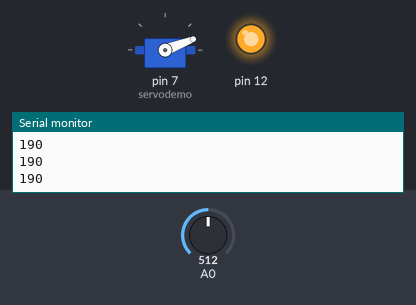
The sketch below on a simulated Arduino Uno, built with avr-gcc and run on an emulated ATmega328P. On the bench: servo, output pins drawn as LEDs (lit = HIGH), the last lines printed to the serial monitor. The test bench sets the inputs (shaded band); at power-on: A0 = 512.

Above: at 1.2 s.
1.3 s: A0 set to 716
At 2.7 s:
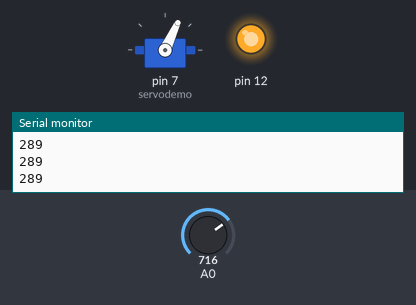
3.0 s: A0 set to 900
At 4.2 s:
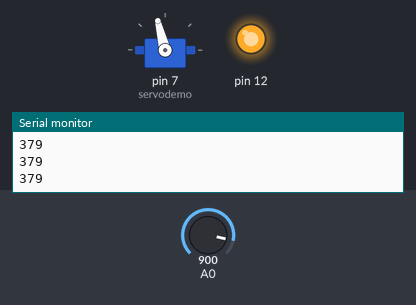
4.6 s: A0 set to 1023
At 5.6 s:
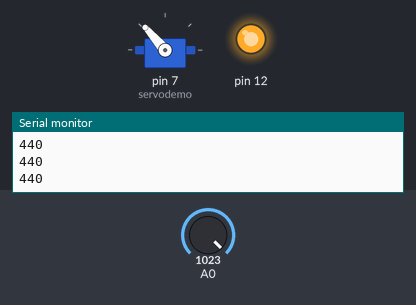
6.2 s: A0 set to 306
At 6.9 s:
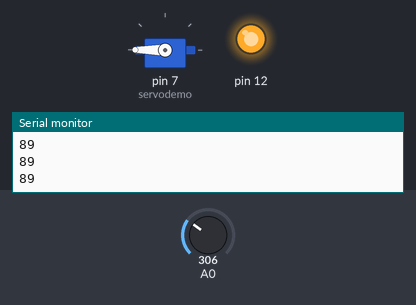
7.8 s: A0 set to 122
At 8.3 s:
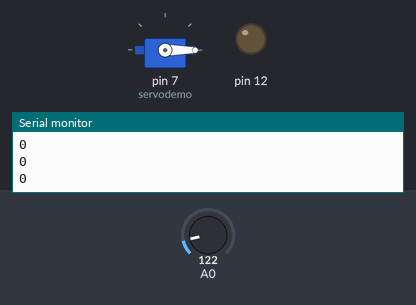
9.4 s: A0 set to 511
At 10.8 s:
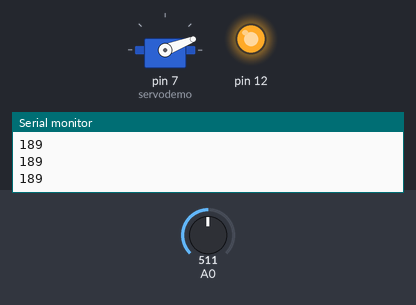
Timing chart, 0 to 12.0 s (numbered marks = the images above; inputs shaded):
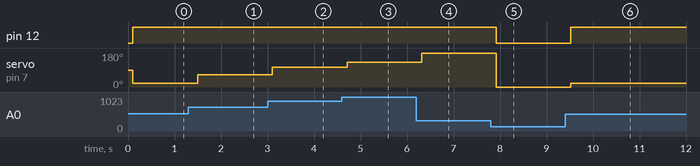

The sketch:

thermometer.ino
```cpp
#include <Servo.h>    //サーボ制御用ライブラリ
Servo servodemo;

void setup() {
  servodemo.attach(7);   //D7を出力に設定
  Serial.begin(9600); //通信速度 9600bps
  pinMode(12,OUTPUT);//D12ピンを出力ポートに設定
}
void loop(){
  int value = analogRead(A0);   //A0からアナログ入力しvalueに代入

  int temp = 500*(float)value/1023-60;   //valueを温度に変換しtempに代入
  Serial.println(temp);    //シリアルモニタに温度を表示
  delay(100);//待ち時間１００ms

  if(temp >= 30){　　　　　//温度が30℃以上のときに
    digitalWrite(12,HIGH);　　//D12にHIGHをデジタル出力
  }
  else{
    digitalWrite(12,LOW);　　//D12にLOWをデジタル出力
  }

  int deg = (temp - 20)*4.5;   //温度tempを角度に変換しdegに代入
  servodemo.write(deg);   //サーボモータを動かす
  delay(100);
}
```

Measured:
- after the input at 1.3 s, servo on pin 7 (servodemo): 21° → 65° after 0.20 s
- after the input at 3.0 s, servo on pin 7 (servodemo): 65° → 104° after 0.11 s
- after the input at 4.6 s, servo on pin 7 (servodemo): 104° → 131° after 0.11 s
- after the input at 6.2 s, servo on pin 7 (servodemo): 131° → 180° after 0.11 s
- after the input at 7.8 s, pin 12: HIGH → LOW after 0.12 s; servo on pin 7 (servodemo): 180° → 0° after 0.12 s
- after the input at 9.4 s, pin 12: LOW → HIGH after 0.12 s; servo on pin 7 (servodemo): 0° → 21° after 0.12 s
